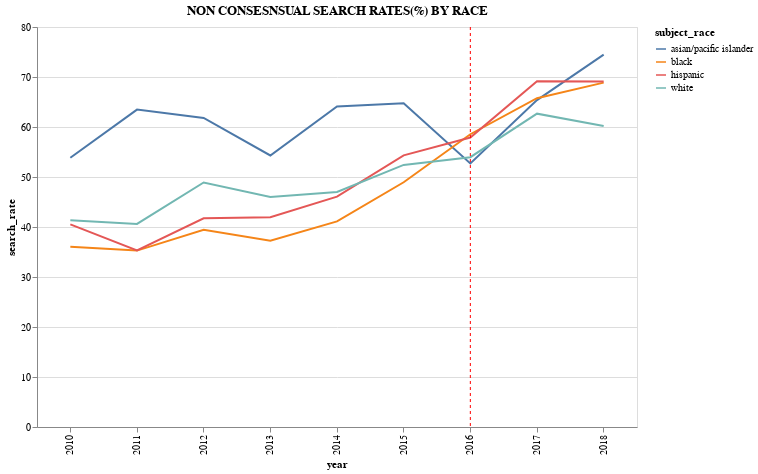

Source (notebook cell):
### Code cell
no_consent_search_cht = alt.Chart(no_consent_search_df).mark_line().encode(
    x = 'year:N',
    y = 'search_rate',
    color = 'subject_race:N'
).properties(title = 'NON CONSESNSUAL SEARCH RATES(%) BY RACE', width=600,height=400)
no_consent_search_cht + red_line

### Figure 1 — Vega-Lite specification as saved in the notebook (floating-point values rounded to 4 significant figures)
{"config": {"view": {"continuousWidth": 300, "continuousHeight": 300}}, "layer": [{"data": {"name": "data-7e3ef6e4fbbdd6feab526c2be3cdc3a4"}, "mark": {"type": "line"}, "encoding": {"color": {"field": "subject_race", "type": "nominal"}, "x": {"field": "year", "type": "nominal"}, "y": {"field": "search_rate", "type": "quantitative"}}, "title": "NON CONSESNSUAL SEARCH RATES(%) BY RACE"}, {"data": {"name": "data-22ade7edf2909141c690b3fc45cb85a8"}, "mark": {"type": "rule", "color": "red", "strokeDash": [3, 3]}, "encoding": {"x": {"field": "year", "type": "nominal"}}}], "height": 400, "width": 600, "$schema": "https://vega.github.io/schema/vega-lite/v5.8.0.json", "datasets": {"data-7e3ef6e4fbbdd6feab526c2be3cdc3a4": [{"year": 2010, "subject_race": "asian/pacific islander", "search_rate": 53.85}, {"year": 2010, "subject_race": "black", "search_rate": 36.04}, {"year": 2010, "subject_race": "hispanic", "search_rate": 40.52}, {"year": 2010, "subject_race": "white", "search_rate": 41.35}, {"year": 2011, "subject_race": "asian/pacific islander", "search_rate": 63.48}, {"year": 2011, "subject_race": "black", "search_rate": 35.28}, {"year": 2011, "subject_race": "hispanic", "search_rate": 35.34}, {"year": 2011, "subject_race": "white", "search_rate": 40.62}, {"year": 2012, "subject_race": "asian/pacific islander", "search_rate": 61.82}, {"year": 2012, "subject_race": "black", "search_rate": 39.44}, {"year": 2012, "subject_race": "hispanic", "search_rate": 41.74}, {"year": 2012, "subject_race": "white", "search_rate": 48.91}, {"year": 2013, "subject_race": "asian/pacific islander", "search_rate": 54.31}, {"year": 2013, "subject_race": "black", "search_rate": 37.24}, {"year": 2013, "subject_race": "hispanic", "search_rate": 41.97}, {"year": 2013, "subject_race": "white", "search_rate": 45.98}, {"year": 2014, "subject_race": "asian/pacific islander", "search_rate": 64.1}, {"year": 2014, "subject_race": "black", "search_rate": 41.12}, {"year": 2014, "subject_race": "hispanic", "search_rate": 46.08}, {"year": 2014, "subject_race": "white", "search_rate": 47.01}, {"year": 2015, "subject_race": "asian/pacific islander", "search_rate": 64.76}, {"year": 2015, "subject_race": "black", "search_rate": 48.95}, {"year": 2015, "subject_race": "hispanic", "search_rate": 54.33}, {"year": 2015, "subject_race": "white", "search_rate": 52.42}, {"year": 2016, "subject_race": "asian/pacific islander", "search_rate": 52.7}, {"year": 2016, "subject_race": "black", "search_rate": 58.55}, {"year": 2016, "subject_race": "hispanic", "search_rate": 57.89}, {"year": 2016, "subject_race": "white", "search_rate": 53.96}, {"year": 2017, "subject_race": "asian/pacific islander", "search_rate": 65.38}, {"year": 2017, "subject_race": "black", "search_rate": 65.75}, {"year": 2017, "subject_race": "hispanic", "search_rate": 69.14}, {"year": 2017, "subject_race": "white", "search_rate": 62.67}, {"year": 2018, "subject_race": "asian/pacific islander", "search_rate": 74.47}, {"year": 2018, "subject_race": "black", "search_rate": 68.87}, {"year": 2018, "subject_race": "hispanic", "search_rate": 69.12}, {"year": 2018, "subject_race": "white", "search_rate": 60.22}], "data-22ade7edf2909141c690b3fc45cb85a8": [{"year": 2016}]}}
